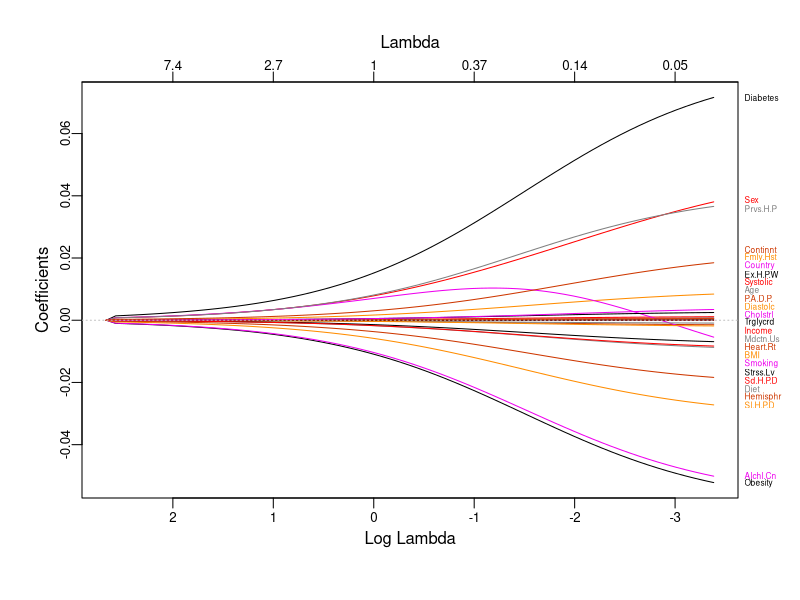
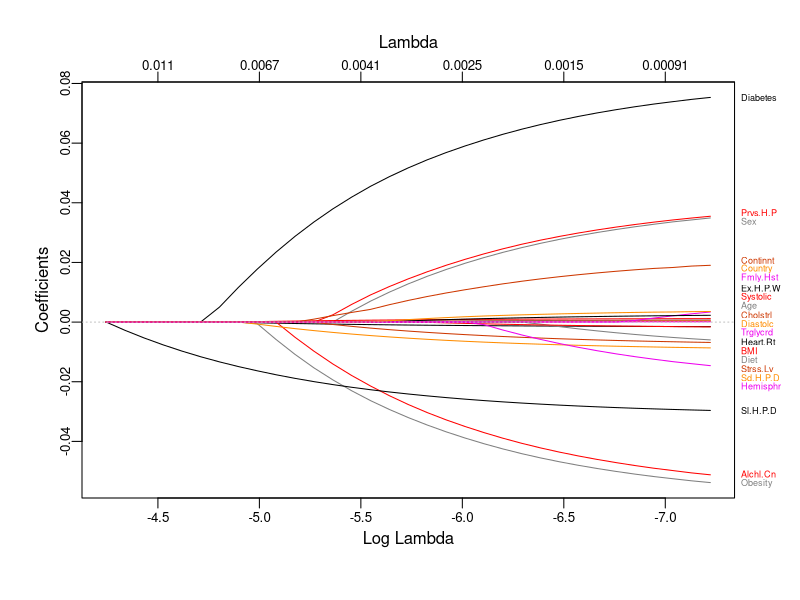
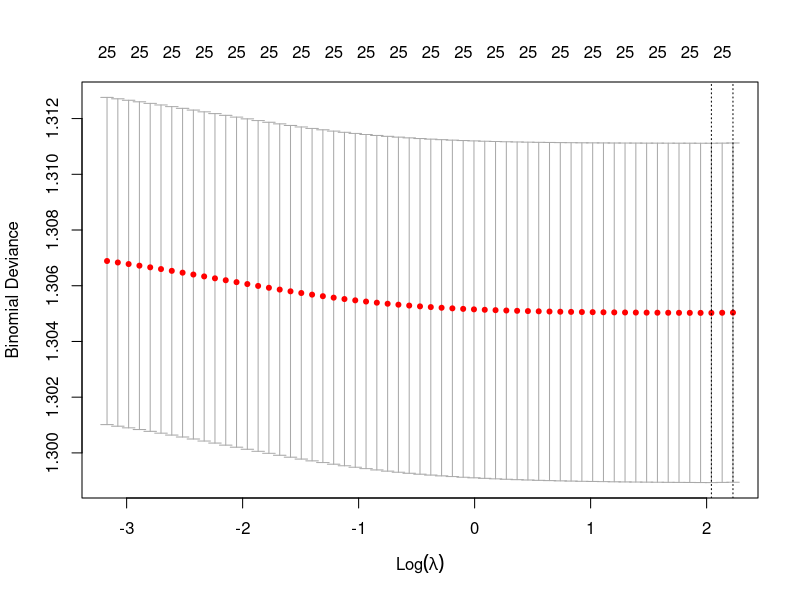
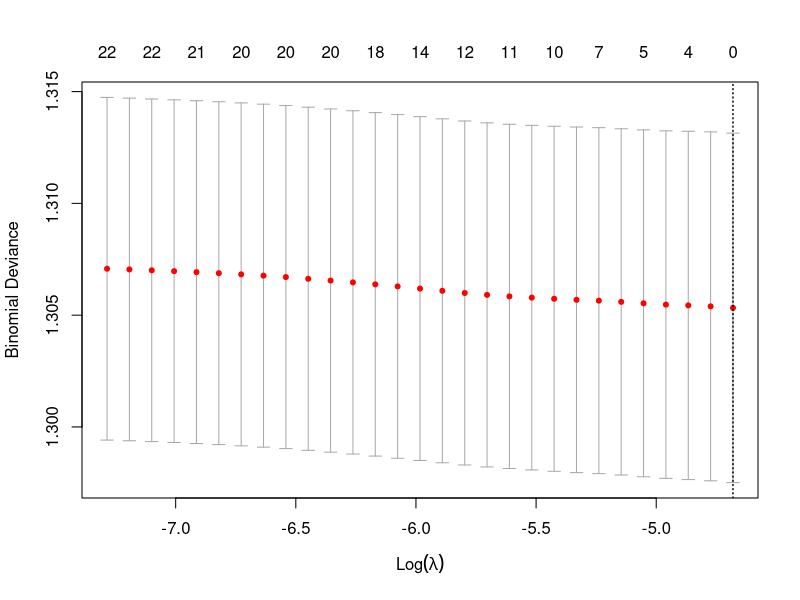

Generate these figures, in order, with R:
## ---- chunk 1
knitr::opts_chunk$set(echo = TRUE)
## ---- chunk 2
dataset <- read.csv("dataset.csv")
dataset$X <- NULL
## ---- chunk 3
# factors
factors <- c("Sex", "Diabetes", "Family.History", "Smoking", "Obesity",
                  "Alcohol.Consumption", "Diet", "Previous.Heart.Problems",
                  "Medication.Use", "Stress.Level", "Physical.Activity.Days.Per.Week",
                  "Country", "Continent", "Hemisphere", "Heart.Attack.Risk")
for (var in factors) {
  dataset[[var]] <- as.factor(dataset[[var]])
}
## ---- chunk 4
set.seed(2024)
N <- nrow(dataset)
train_indices <- sample(1:N, size = N*0.7)
train_set <- dataset[train_indices, ]
test_set <- dataset[-train_indices, ]
## ---- chunk 5
threshold <- mean(as.integer(dataset$Heart.Attack.Risk) - 1)
## ---- chunk 6
library(glmnet)
library(caret)
x_tr <- as.matrix(train_set[, -26])
y_tr <- train_set[, 26]
x_te <- as.matrix(test_set[, -26])
y_te <- test_set[, 26]
std_fit <- preProcess(x_tr, method = c("center", "scale"))
x_tr_std <- predict(std_fit, x_tr)
x_te_std <- predict(std_fit, x_te)
## ---- chunk 7
fit_ridge <- glmnet(x_tr_std, as.numeric(y_tr), family = "binomial", alpha = 0)
library(plotmo)
plot_glmnet(fit_ridge, label = TRUE)
## ---- chunk 8
fit_lasso <- glmnet(x_tr_std, as.numeric(y_tr), family = "binomial", alpha = 1)
library(plotmo)
plot_glmnet(fit_lasso, label = TRUE)
## ---- chunk 9
x <- as.matrix(dataset[, -26])
y <- dataset[, 26]
std_fit <- preProcess(x, method = c("center", "scale"))
x_std <- predict(std_fit, x)
## ---- chunk 10
cv_fit_ridge <- cv.glmnet(x_std, as.numeric(y), family = "binomial", alpha = 0)
plot(cv_fit_ridge)
best_lambda_ridge <- cv_fit_ridge$lambda.min

ridge_best <- glmnet(x_tr_std, as.numeric(y_tr), alpha = 0, 
                     family = "binomial", lambda = best_lambda_ridge)
## ---- chunk 11
cv_fit_lasso <- cv.glmnet(x_std, as.numeric(y), family = "binomial", alpha = 1)
plot(cv_fit_lasso)
best_lambda_lasso <- cv_fit_lasso$lambda.min
## ---- chunk 12
lasso_best <- glmnet(x_tr_std, as.numeric(y_tr), alpha = 1, 
                     family = "binomial", lambda = best_lambda_lasso)
## ---- chunk 13
# training
lasso_pred_tr <- predict(lasso_best, x_tr_std, type = "class")
lasso_table_tr <- table(lasso_pred_tr, as.matrix(y_tr))
TP <- lasso_table_tr[1, 2]
FP <- lasso_table_tr[1, 1]
TN <- 0
FN <- 0
error_tr <- mean(lasso_pred_tr != y_tr)
accura_tr <- 1 - error_tr
sn_tr <- TP / TP + FN
sp_tr <- TN / TN + FP
## ---- chunk 14
# testing
lasso_pred_te <- predict(lasso_best, x_te_std, type = "class")
lasso_table_te <- table(lasso_pred_te, as.matrix(y_te))
TP <- lasso_table_te[1, 2]
FP <- lasso_table_te[1, 1]
TN <- 0
FN <- 0
error_te <- mean(lasso_pred_te != y_te)
accura_te <- 1 - error_te
sn_te <- TP / TP + FN
sp_te <- TN / TN + FP
## ---- chunk 15
# output
df <- data.frame(Accuracy = c(accura_tr, accura_te),
               Error = c(error_tr, error_te),
               Sensitivity = c(sn_tr, sn_te),
               Specificity = c(sp_tr, sp_te))
row.names(df) <- c("Train", "Test")
print(round(df, 3))
